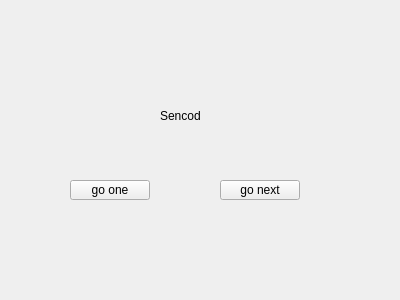
<?xml version="1.0" encoding="UTF-8"?>
<ui version="4.0">
 <class>SecondForm</class>
 <widget class="QWidget" name="SecondForm">
  <property name="geometry">
   <rect>
    <x>0</x>
    <y>0</y>
    <width>400</width>
    <height>300</height>
   </rect>
  </property>
  <property name="windowTitle">
   <string>Form</string>
  </property>
  <widget class="QLabel" name="label">
   <property name="geometry">
    <rect>
     <x>160</x>
     <y>110</y>
     <width>54</width>
     <height>12</height>
    </rect>
   </property>
   <property name="text">
    <string>Sencod</string>
   </property>
  </widget>
  <widget class="QPushButton" name="pushButton">
   <property name="geometry">
    <rect>
     <x>70</x>
     <y>180</y>
     <width>80</width>
     <height>20</height>
    </rect>
   </property>
   <property name="text">
    <string>go one</string>
   </property>
  </widget>
  <widget class="QPushButton" name="pushButton_2">
   <property name="geometry">
    <rect>
     <x>220</x>
     <y>180</y>
     <width>80</width>
     <height>20</height>
    </rect>
   </property>
   <property name="text">
    <string>go next</string>
   </property>
  </widget>
 </widget>
 <resources/>
 <connections/>
</ui>
